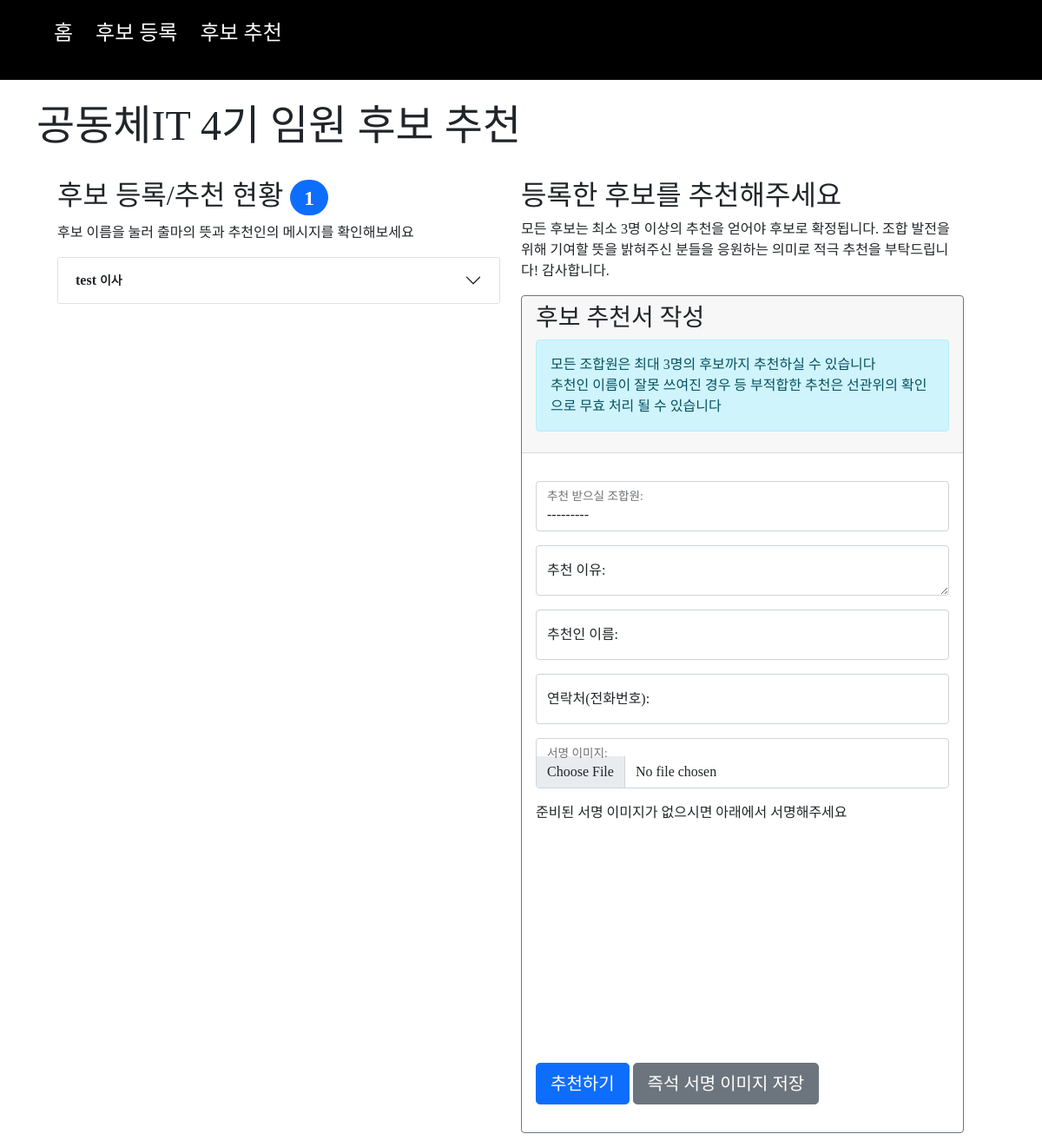
The app's page /candidates/recommend, older data.
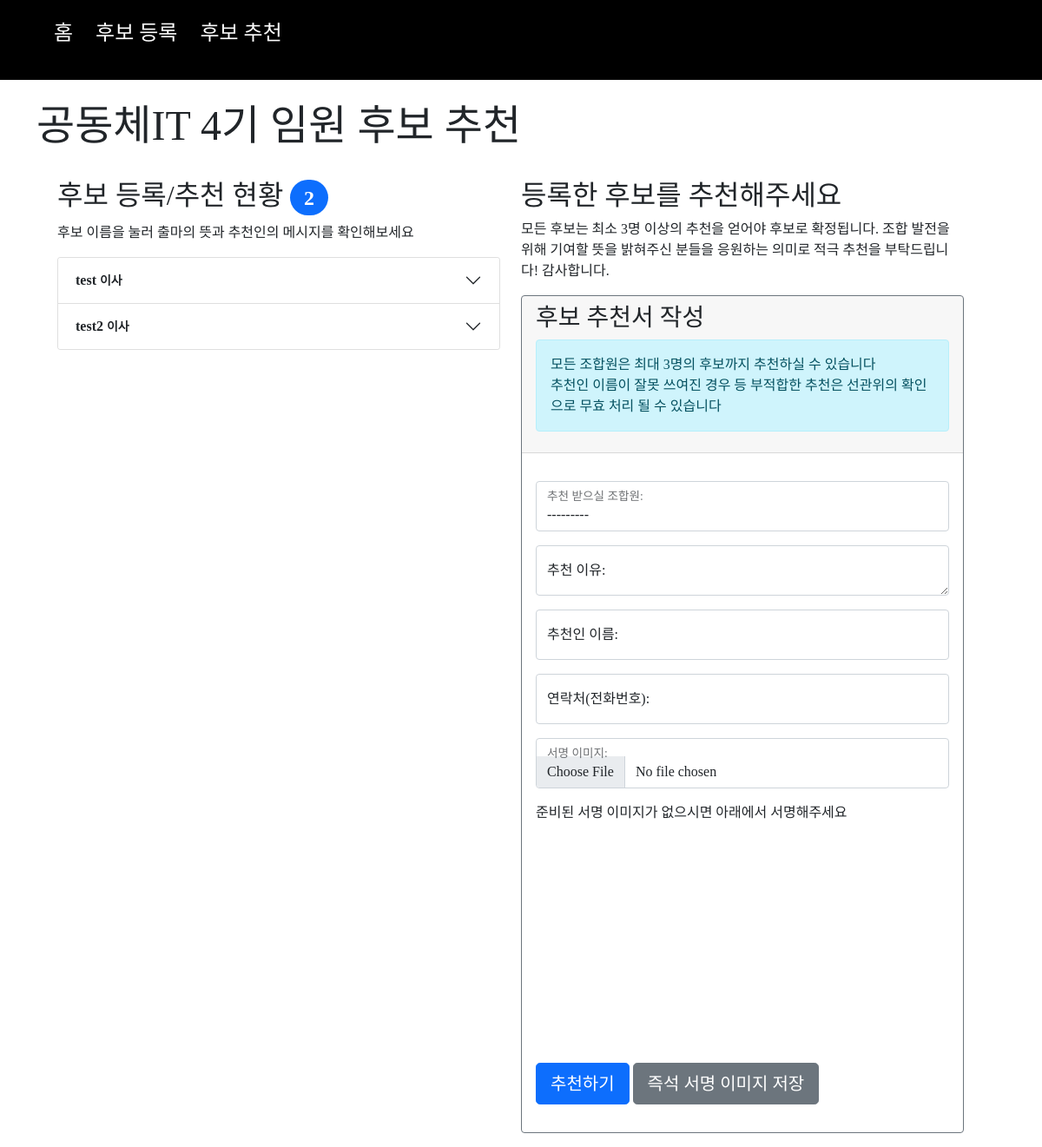
The same page, newer data.
### candidates/models.py (models this page shows)
class Candidate(models.Model):
    candidate_name = models.CharField(max_length=64)
    resident_number = models.CharField(max_length=16, null=False, blank=False)
    address = models.CharField(max_length=128, null=False, blank=False)
    type = models.CharField(max_length=12, null=False, blank=False)
    pledge = models.TextField(default='', null=False, blank=False)
    contact = models.CharField(max_length=64, null=False, blank=False)
    career1 = models.CharField(max_length=64, null=False, blank=False)
    career2 = models.CharField(default='', max_length=64, null=True, blank=True)
    signature = models.FileField(blank=True, null=True, upload_to="uploads/candidates/%Y/%m")
    available = models.CharField(max_length=12, null=True, blank=True, default='접수')
    recommendation_count = models.IntegerField(default=0)
    created_at = models.DateTimeField(auto_now_add=True, null=False)
    def __str__(self):
        return self.candidate_name

### candidates/views.py (the view)
# urls.py: path('recommend', views.recommend, name='recommend'),
def recommend(request):
    message = ''
    if request.method == 'POST':
        form = RecommendationForm(request.POST, request.FILES)
        if form.is_valid():
            recommendation = form.save(commit=False)
            if recommendation.is_over():
                message = recommendation.recommender + '님의 추천가능수를 초과했습니다. 앞의 추천을 변경하시려면 선관위에 문의해주세요'
            elif recommendation.is_exists():
                message = recommendation.recommender + '님은 ' + recommendation.candidate.candidate_name + ' 후보를 이미 추천하셨습니다. 앞의 추천을 변경하시려면 선관위에 문의해주세요'
            else:
                recommendation.created_at = timezone.now()
                image_data = request.POST.get('new_signature_img', '')
                if not recommendation.signature:
                    if image_data != '':
                        format, imgstr = image_data.split(';base64,')
                        ext = format.split('/')[-1]
                        data = ContentFile(base64.b64decode(imgstr), name=recommendation.candidate.candidate_name + '.' + ext)
                        recommendation.signature = data
                recommendation.save()
                message = recommendation.candidate.candidate_name + '님이 추천되었습니다.'
            form = RecommendationForm(initial={'recommender': recommendation.recommender, 'contact': recommendation.contact})
        else:
            message = '후보 추천에 실패했습니다. 다시 확인해주세요'
    else:
        form = RecommendationForm()
    candidates = Candidate.objects.all
    context = { 'form': form, 'message': message, 'candidates': candidates }
    return render(request, 'candidates/recommend.html', context)

### templates/candidates/recommend.html (shortened to what this page needs)
{% extends "layouts/layout.html" %}
{% block head_add %}
  <link href="/static/css/literallycanvas.css?{% now "U" %}" rel="stylesheet">
{% endblock %}
{% block content %}
<br>
<h1 class="display-5">공동체IT 4기 임원 후보 추천</h1>
<br>
<div class="container row">
  <div class="col-sm-6 mb-10">
    <h2>후보 등록/추천 현황 <span class="badge bg-primary rounded-pill">{{ candidates.count }}</span></h2>
    <p>후보 이름을 눌러 출마의 뜻과 추천인의 메시지를 확인해보세요</p>
    <div class="accordion" id="accordionExample">
      {% for candidate in candidates %}
      <div class="accordion-item">
        <h2 class="accordion-header" id="heading_{{candidate}}">
          <button class="accordion-button collapsed" type="button" data-bs-toggle="collapse" data-bs-target="#collapse_{{candidate}}" aria-expanded="true" aria-controls="collapse_{{candidate}}">
            <div class="fw-bold">{{ candidate }} <small>{{ candidate.type }}</small></div>
          </button>
        </h2>
      </div>
      {% endfor %}
    </div>
  </div>
  <div class="col-sm-6">
    <h2>등록한 후보를 추천해주세요</h2>
    <p>모든 후보는 최소 3명 이상의 추천을 얻어야 후보로 확정됩니다. 조합 발전을 위해 기여할 뜻을 밝혀주신 분들을 응원하는 의미로 적극 추천을 부탁드립니다! 감사합니다.</p>
    <div class="card border-secondary mb-3">
      <div class="card-header">
        <h3 class="card-title">후보 추천서 작성</h3>
        <div class="alert alert-info" role="alert">
          모든 조합원은 최대 3명의 후보까지 추천하실 수 있습니다 <br>
          추천인 이름이 잘못 쓰여진 경우 등 부적합한 추천은 선관위의 확인으로 무효 처리 될 수 있습니다
        </div>
      </div>
      <div class="card-body">
        <p class="card-text">
          <form id="recommendation_form" action="" class="form-horizontal" method="post" enctype="multipart/form-data">
            {% for field in form %}
            <div class="mb-3 form-floating">
              {{ field }}
              <label for="id_{{ field.name }}">{{ field.label_tag }}</label>
            </div>
            {% endfor %}
            <p>준비된 서명 이미지가 없으시면 아래에서 서명해주세요</p>
            <div class="new_signature"></div>
            <p>
              <button type="submit" id="recommend" class="btn btn-lg btn-primary">추천하기</button>
              <a download="sign.png" id="export_new_sign" class="btn btn-lg btn-secondary">즉석 서명 이미지 저장</a>
            </p>
          </form>
        </p>
      </div>
    </div>
  </div>
</div>
{% endblock %}

Row changes from the older to the newer data that the page shows:
added Candidate: candidate_name "test2", type "이사"
Text that changed along with them:
{{ candidates.count }}: "1" → "2"
